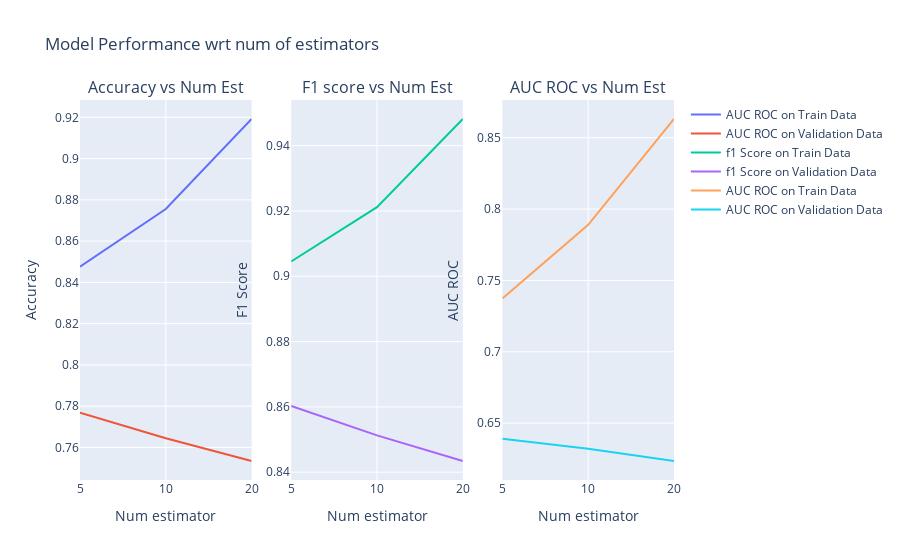

Here is the notebook cell this chart was saved with:
### Code cell
fig = make_subplots(rows=1, cols=3, subplot_titles=("Accuracy vs Num Est", "F1 score vs Num Est", "AUC ROC vs Num Est"))
# accuracy
fig.add_trace(go.Scatter(x=n_estimators, y=gs.cv_results_['mean_train_Accuracy'], mode='lines', name='AUC ROC on Train Data'), row=1, col=1)
fig.add_trace(go.Scatter(x=n_estimators, y=gs.cv_results_['mean_test_Accuracy'], mode='lines', name='AUC ROC on Validation Data'), row=1, col=1)
# f1 score
fig.add_trace(go.Scatter(x=n_estimators, y=gs.cv_results_['mean_train_F1 Score'], mode='lines', name='f1 Score on Train Data'), row=1, col=2)
fig.add_trace(go.Scatter(x=n_estimators, y=gs.cv_results_['mean_test_F1 Score'], mode='lines', name='f1 Score on Validation Data'), row=1, col=2)
# auc roc
fig.add_trace(go.Scatter(x=n_estimators, y=gs.cv_results_['mean_train_AUC'], mode='lines', name='AUC ROC on Train Data'), row=1, col=3)
fig.add_trace(go.Scatter(x=n_estimators, y=gs.cv_results_['mean_test_AUC'], mode='lines', name='AUC ROC on Validation Data'), row=1, col=3)
# Update xaxis properties
fig.update_xaxes(title_text="Num estimator", row=1, col=1, type='category')
fig.update_xaxes(title_text="Num estimator", row=1, col=2, type='category')
fig.update_xaxes(title_text="Num estimator", row=1, col=3, type='category')
# Update yaxis properties
fig.update_yaxes(title_text="Accuracy", row=1, col=1)
fig.update_yaxes(title_text="F1 Score", row=1, col=2)
fig.update_yaxes(title_text="AUC ROC",  row=1, col=3)
# update layout
fig.update_layout(title='Model Performance wrt num of estimators')
fig.show()

### Figure 1 — Plotly figure (JSON) as saved in the notebook; plotly's stock layout.template omitted (floating-point values rounded to 4 significant figures)
{"data": [{"mode": "lines", "name": "AUC ROC on Train Data", "type": "scatter", "x": [5, 10, 20], "xaxis": "x", "y": [0.8476, 0.8755, 0.9192], "yaxis": "y"}, {"mode": "lines", "name": "AUC ROC on Validation Data", "type": "scatter", "x": [5, 10, 20], "xaxis": "x", "y": [0.7768, 0.7644, 0.7534], "yaxis": "y"}, {"mode": "lines", "name": "f1 Score on Train Data", "type": "scatter", "x": [5, 10, 20], "xaxis": "x2", "y": [0.9045, 0.9212, 0.9482], "yaxis": "y2"}, {"mode": "lines", "name": "f1 Score on Validation Data", "type": "scatter", "x": [5, 10, 20], "xaxis": "x2", "y": [0.8603, 0.8513, 0.8434], "yaxis": "y2"}, {"mode": "lines", "name": "AUC ROC on Train Data", "type": "scatter", "x": [5, 10, 20], "xaxis": "x3", "y": [0.7374, 0.789, 0.8632], "yaxis": "y3"}, {"mode": "lines", "name": "AUC ROC on Validation Data", "type": "scatter", "x": [5, 10, 20], "xaxis": "x3", "y": [0.6391, 0.632, 0.6235], "yaxis": "y3"}], "layout": {"annotations": [{"font": {"size": 16}, "showarrow": false, "text": "Accuracy vs Num Est", "x": 0.1444, "xanchor": "center", "xref": "paper", "y": 1, "yanchor": "bottom", "yref": "paper"}, {"font": {"size": 16}, "showarrow": false, "text": "F1 score vs Num Est", "x": 0.5, "xanchor": "center", "xref": "paper", "y": 1, "yanchor": "bottom", "yref": "paper"}, {"font": {"size": 16}, "showarrow": false, "text": "AUC ROC vs Num Est", "x": 0.8556, "xanchor": "center", "xref": "paper", "y": 1, "yanchor": "bottom", "yref": "paper"}], "autosize": true, "title": {"text": "Model Performance wrt num of estimators"}, "xaxis": {"anchor": "y", "autorange": true, "domain": [0, 0.2889], "range": [0, 2], "title": {"text": "Num estimator"}, "type": "category"}, "xaxis2": {"anchor": "y2", "autorange": true, "domain": [0.3556, 0.6444], "range": [0, 2], "title": {"text": "Num estimator"}, "type": "category"}, "xaxis3": {"anchor": "y3", "autorange": true, "domain": [0.7111, 1], "range": [0, 2], "title": {"text": "Num estimator"}, "type": "category"}, "yaxis": {"anchor": "x", "autorange": true, "domain": [0, 1], "range": [0.7442, 0.9284], "title": {"text": "Accuracy"}, "type": "linear"}, "yaxis2": {"anchor": "x2", "autorange": true, "domain": [0, 1], "range": [0.8376, 0.954], "title": {"text": "F1 Score"}, "type": "linear"}, "yaxis3": {"anchor": "x3", "autorange": true, "domain": [0, 1], "range": [0.6102, 0.8765], "title": {"text": "AUC ROC"}, "type": "linear"}}}
